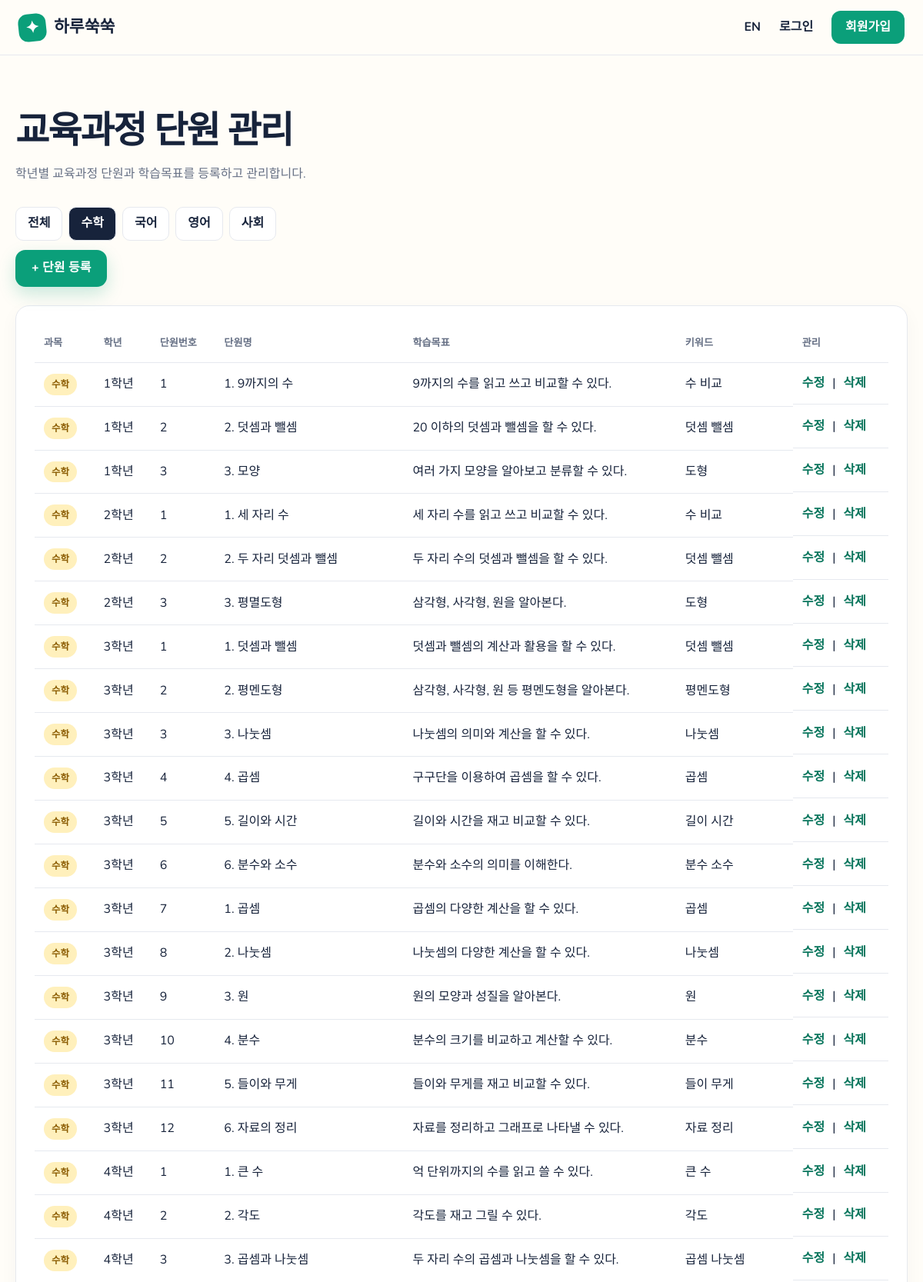
Screenshot of /admin/curriculum-units?subject=math (upper part) with the database file from the repository.
### app/models.py (models this page shows)
class CurriculumUnit(db.Model):
    id = db.Column(db.Integer, primary_key=True)
    subject = db.Column(db.String(20), nullable=False, index=True)
    grade_level = db.Column(db.Integer, nullable=False, index=True)
    semester = db.Column(db.Integer, nullable=False, default=1, index=True)
    unit_order = db.Column(db.Integer, nullable=False, default=1)
    unit_name = db.Column(db.String(120), nullable=False)
    learning_objective = db.Column(db.Text)
    keywords = db.Column(db.Text)
    created_at = db.Column(db.DateTime(timezone=True), nullable=False, default=utcnow)

### app/admin/routes.py (the view)
@admin_bp.route("/curriculum-units")
@admin_required
def curriculum_units():
    subject = request.args.get("subject")
    grade = request.args.get("grade", type=int)
    query = CurriculumUnit.query.order_by(CurriculumUnit.subject, CurriculumUnit.grade_level, CurriculumUnit.unit_order)
    if subject in {"math", "english", "korean", "social"}:
        query = query.filter_by(subject=subject)
    if grade:
        query = query.filter_by(grade_level=grade)
    return render_template("admin/curriculum_units.html", units=query.all(), subject=subject, grade=grade)

### app/admin/routes.py (called while the page is built)
def admin_required(view):
    @wraps(view)
    def wrapped(*args, **kwargs):
        return view(*args, **kwargs)
    return wrapped

### app/i18n.py (called while the page is built)
def get_locale():
    if current_user.is_authenticated:
        return current_user.ui_language
    return session.get("language", "ko")

def translate(key):
    language = get_locale()
    return MESSAGES.get(language, MESSAGES["ko"]).get(key, key)

### app/templates/admin/curriculum_units.html
{% extends "base.html" %}
{% block content %}
<section class="page-heading">
  <h1>교육과정 단원 관리</h1>
  <p>학년별 교육과정 단원과 학습목표를 등록하고 관리합니다.</p>
</section>
<div class="filter-row">
  <a href="{{ url_for('admin.curriculum_units') }}" class="{{ 'active' if not subject else '' }}">전체</a>
  <a href="{{ url_for('admin.curriculum_units', subject='math') }}" class="{{ 'active' if subject == 'math' else '' }}">수학</a>
  <a href="{{ url_for('admin.curriculum_units', subject='korean') }}" class="{{ 'active' if subject == 'korean' else '' }}">국어</a>
  <a href="{{ url_for('admin.curriculum_units', subject='english') }}" class="{{ 'active' if subject == 'english' else '' }}">영어</a>
  <a href="{{ url_for('admin.curriculum_units', subject='social') }}" class="{{ 'active' if subject == 'social' else '' }}">사회</a>
</div>
<a class="button primary" href="{{ url_for('admin.curriculum_unit_new') }}">+ 단원 등록</a>
<div class="table-wrap panel">
  <table>
    <thead>
      <tr><th>과목</th><th>학년</th><th>단원번호</th><th>단원명</th><th>학습목표</th><th>키워드</th><th>관리</th></tr>
    </thead>
    <tbody>
    {% for unit in units %}
      <tr>
        <td><span class="subject-badge {{ unit.subject }}">{{ {'math':'수학','korean':'국어','english':'영어','social':'사회'}.get(unit.subject, unit.subject) }}</span></td>
        <td>{{ unit.grade_level }}학년</td>
        <td>{{ unit.unit_order }}</td>
        <td>{{ unit.unit_name }}</td>
        <td class="prompt-cell">{{ unit.learning_objective or '-' }}</td>
        <td>{{ unit.keywords or '-' }}</td>
        <td class="row-actions">
          <a href="{{ url_for('admin.curriculum_unit_edit', unit_id=unit.id) }}">수정</a> |
          <form method="post" action="{{ url_for('admin.curriculum_unit_delete', unit_id=unit.id) }}" style="display:inline" onsubmit="return confirm('삭제할까요?')">
            <button type="submit">삭제</button>
          </form>
        </td>
      </tr>
    {% endfor %}
    </tbody>
  </table>
</div>
{% endblock %}

### app/static/css/app.css (style rules this page uses)
:root { --ink: #17233b; --muted: #667085; --paper: #fffdf8; --surface: #ffffff; --line: #e6e9ef; --green: #0b9f7a; --green-dark: #08755c; --mint: #dff8ee; --yellow: #ffc94a; --orange: #ff835d; --blue: #5a80ef; --danger: #e53e3e; --danger-dark: #9b2c2c; --shadow: 0 16px 45px rgba(27, 45, 77, .1); }
* { box-sizing: border-box; }
body { margin: 0; color: var(--ink); background: var(--paper); font-family: "Nunito", "Gowun Dodum", sans-serif; line-height: 1.6; }
a { color: inherit; text-decoration: none; }
button, input, select, textarea { font: inherit; }
button, .button { cursor: pointer; }
h1, h2, h3, p { margin-top: 0; }
.button { display: inline-flex; align-items: center; justify-content: center; gap: 12px; min-height: 46px; border: 1px solid transparent; border-radius: 13px; padding: 10px 20px; font-weight: 800; transition: .2s ease; }
.button.primary { color: white; background: var(--green); box-shadow: 0 9px 22px rgba(11,159,122,.22); }
.subject-preview article, .panel, .stats-grid article { background: white; border: 1px solid var(--line); border-radius: 18px; padding: 24px; box-shadow: 0 8px 24px rgba(27,45,77,.04); }
.muted, .page-heading p, .welcome-row p { color: var(--muted); }
.welcome-row h1, .page-heading h1, .attempt-head h1 { margin: 12px 0 5px; font-size: clamp(2rem, 4vw, 3.3rem); letter-spacing: -.04em; }
.panel { margin-top: 24px; }
.table-wrap { overflow-x: auto; }
table { width: 100%; border-collapse: collapse; }
th, td { text-align: left; padding: 14px 12px; border-bottom: 1px solid var(--line); }
th { color: var(--muted); font-size: .82rem; }
.subject-badge, .status, .type-badge { display: inline-block; padding: 4px 10px; border-radius: 999px; font-size: .78rem; font-weight: 800; }
.subject-badge.math { color: #8a5b00; background: #fff0bc; }
.page-heading { margin-bottom: 30px; }
.page-heading p { max-width: 700px; }
.filter-row { display: flex; gap: 8px; margin-bottom: 12px; }
.filter-row a { padding: 8px 15px; border-radius: 10px; background: white; border: 1px solid var(--line); font-weight: 800; }
.filter-row a.active { color: white; background: var(--ink); }
.prompt-cell { min-width: 280px; }
.row-actions { display: flex; gap: 10px; }
.row-actions a, .row-actions button { border: 0; background: none; color: var(--green-dark); font-weight: 800; padding: 0; }

### rows the page displays
CurriculumUnit: subject "수학", grade_level "1", unit_order "1", unit_name "1. 9까지의 수", learning_objective "9까지의 수를 읽고 쓰고 비교할 수 있다.", keywords "수 비교"
CurriculumUnit: subject "수학", grade_level "1", unit_order "2", unit_name "2. 덧셈과 뺄셈", learning_objective "20 이하의 덧셈과 뺄셈을 할 수 있다.", keywords "덧셈 뺄셈"
CurriculumUnit: subject "수학", grade_level "1", unit_order "3", unit_name "3. 모양", learning_objective "여러 가지 모양을 알아보고 분류할 수 있다.", keywords "도형"
CurriculumUnit: subject "수학", grade_level "2", unit_order "1", unit_name "1. 세 자리 수", learning_objective "세 자리 수를 읽고 쓰고 비교할 수 있다.", keywords "수 비교"
CurriculumUnit: subject "수학", grade_level "2", unit_order "2", unit_name "2. 두 자리 덧셈과 뺄셈", learning_objective "두 자리 수의 덧셈과 뺄셈을 할 수 있다.", keywords "덧셈 뺄셈"
CurriculumUnit: subject "수학", grade_level "2", unit_order "3", unit_name "3. 평멸도형", learning_objective "삼각형, 사각형, 원을 알아본다.", keywords "도형"
CurriculumUnit: subject "수학", grade_level "3", unit_order "1", unit_name "1. 덧셈과 뺄셈", learning_objective "덧셈과 뺄셈의 계산과 활용을 할 수 있다.", keywords "덧셈 뺄셈"
CurriculumUnit: subject "수학", grade_level "3", unit_order "2", unit_name "2. 평멘도형", learning_objective "삼각형, 사각형, 원 등 평멘도형을 알아본다.", keywords "평멘도형"
CurriculumUnit: subject "수학", grade_level "3", unit_order "3", unit_name "3. 나눗셈", learning_objective "나눗셈의 의미와 계산을 할 수 있다.", keywords "나눗셈"
CurriculumUnit: subject "수학", grade_level "3", unit_order "4", unit_name "4. 곱셈", learning_objective "구구단을 이용하여 곱셈을 할 수 있다.", keywords "곱셈"
CurriculumUnit: subject "수학", grade_level "3", unit_order "5", unit_name "5. 길이와 시간", learning_objective "길이와 시간을 재고 비교할 수 있다.", keywords "길이 시간"
CurriculumUnit: subject "수학", grade_level "3", unit_order "6", unit_name "6. 분수와 소수", learning_objective "분수와 소수의 의미를 이해한다.", keywords "분수 소수"
CurriculumUnit: subject "수학", grade_level "3", unit_order "7", unit_name "1. 곱셈", learning_objective "곱셈의 다양한 계산을 할 수 있다.", keywords "곱셈"
CurriculumUnit: subject "수학", grade_level "3", unit_order "8", unit_name "2. 나눗셈", learning_objective "나눗셈의 다양한 계산을 할 수 있다.", keywords "나눗셈"
CurriculumUnit: subject "수학", grade_level "3", unit_order "9", unit_name "3. 원", learning_objective "원의 모양과 성질을 알아본다.", keywords "원"
CurriculumUnit: subject "수학", grade_level "3", unit_order "10", unit_name "4. 분수", learning_objective "분수의 크기를 비교하고 계산할 수 있다.", keywords "분수"
CurriculumUnit: subject "수학", grade_level "3", unit_order "11", unit_name "5. 들이와 무게", learning_objective "들이와 무게를 재고 비교할 수 있다.", keywords "들이 무게"
CurriculumUnit: subject "수학", grade_level "3", unit_order "12", unit_name "6. 자료의 정리", learning_objective "자료를 정리하고 그래프로 나타낼 수 있다.", keywords "자료 정리"
CurriculumUnit: subject "수학", grade_level "4", unit_order "1", unit_name "1. 큰 수", learning_objective "억 단위까지의 수를 읽고 쓸 수 있다.", keywords "큰 수"
CurriculumUnit: subject "수학", grade_level "4", unit_order "2", unit_name "2. 각도", learning_objective "각도를 재고 그릴 수 있다.", keywords "각도"
CurriculumUnit: subject "수학", grade_level "4", unit_order "3", unit_name "3. 곱셈과 나눗셈", learning_objective "두 자리 수의 곱셈과 나눗셈을 할 수 있다.", keywords "곱셈 나눗셈"

### other values shown
{{ t('app_name') }} "하루쑥쑥"
{{ 'EN' if current_language == 'ko' else '한국어' }} "EN"
{{ t('login') }} "로그인"
{{ t('register') }} "회원가입"
